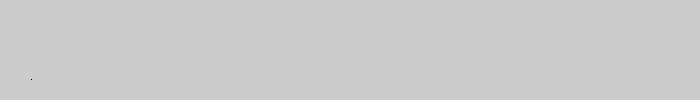
Frame 1 (no input)
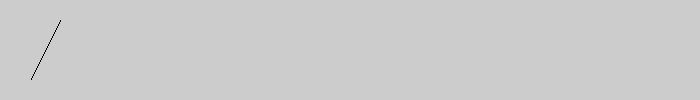
Frame 60 (the mouse pressed at the canvas centre just before this capture)
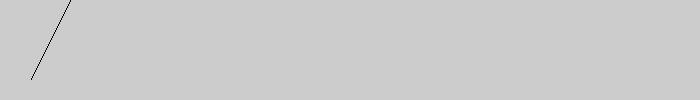
Frame 120 (the mouse held since frame 60 and released just before this capture)

The Processing sketch that drew these frames (run headless with seeded random() and noise(); from frame 60 on, the mouse is pressed at the canvas centre):

// Processing sketch: Drawing_06
// ── Drawing_06.pde
Blade diagonal;

void setup(){
  
  size(700, 100);
  noSmooth();
  diagonal = new Blade(30, 80);
  
}

void draw(){
  
  diagonal.grow();
  
}

void mouseMoved(){
  
  diagonal.seed(mouseX, mouseY);
  
}

// ── Blade.pde
class Blade {
  
  float x, y;
  
  Blade(int pos_x, int pos_y){
    x = pos_x;
    y = pos_y;
  }
  
  void seed(int pos_x, int pos_y){
    x = pos_x;
    y = pos_y;
  }
  
  void grow(){
    x += .5;
    y -= 1.;
    point(x, y);
  }
  
}
